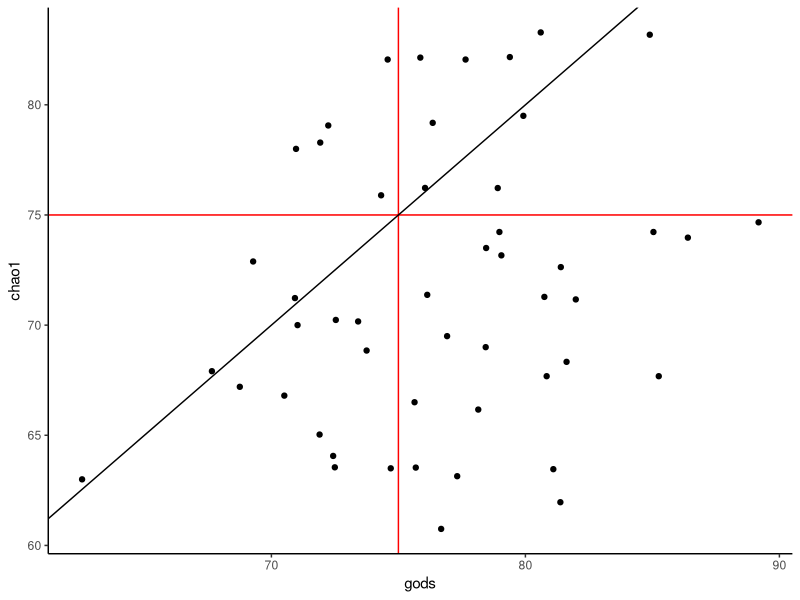
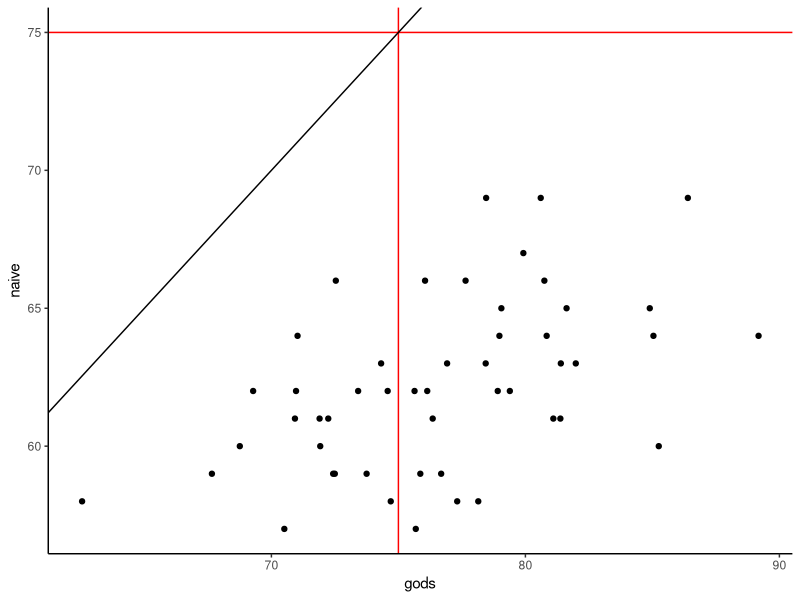
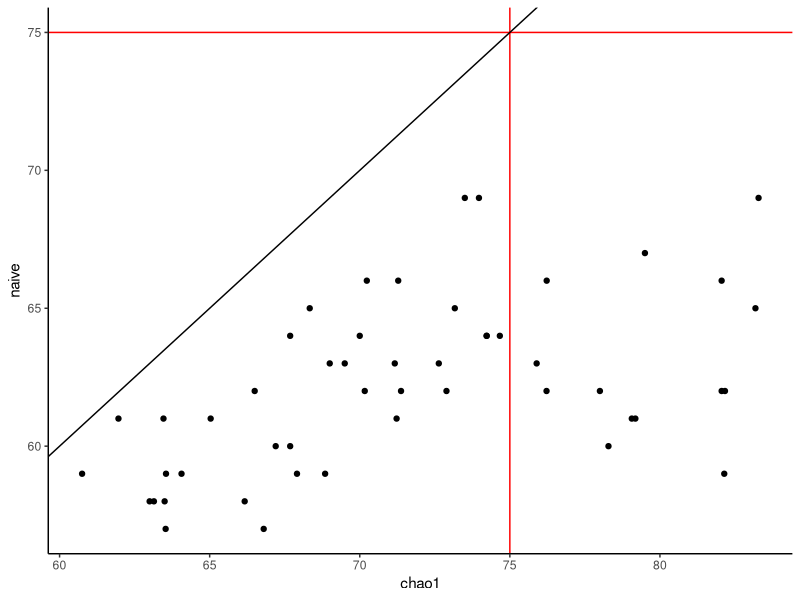
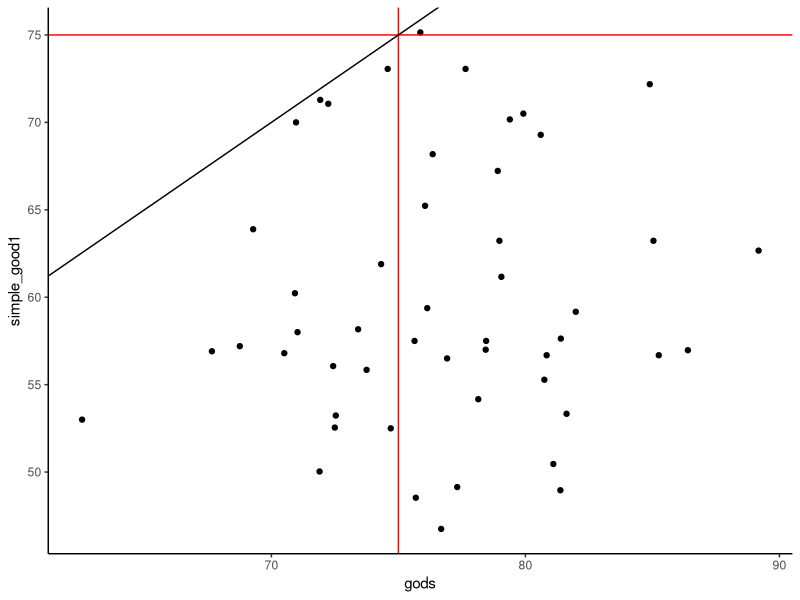
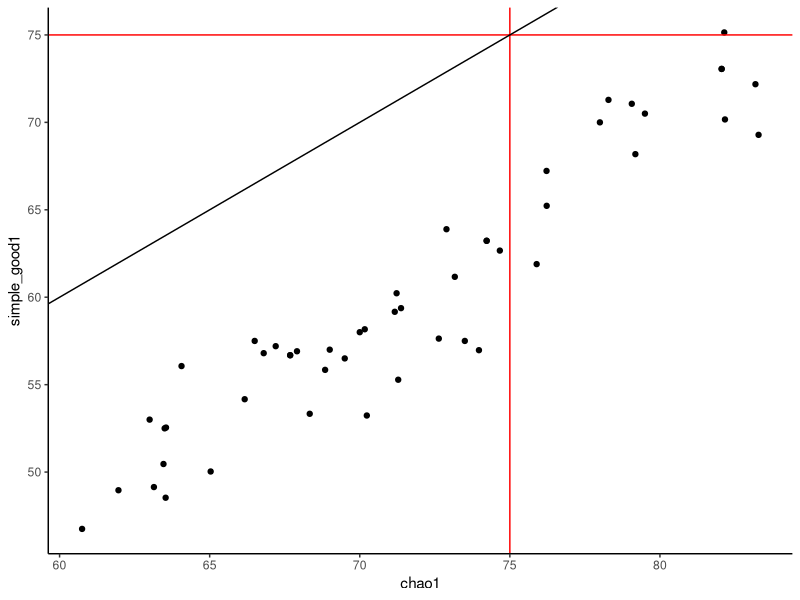

Source code (R) for these figures, in order:
# script to test god's unbiased rarity estimator on simluated community data

#a couple useful diversity estimators

library(tidyverse)

#Now make GUE (God's Unbiased Estimator)
GUE<-function(freqs, true_p,l){
    ifelse((l==0),
           exp(sum(freqs*log(1/true_p))/sum(freqs)),
           (sum(freqs*(1/true_p)^l))^(1/l)
    )
}


#Chao1, with her own weird thing for no doubletons
c1<-function(x){sum(x>0)+ifelse(
    sum(x==2)>0,
    sum(x==1)^2/(sum(x==2)*2),
    sum(x==1)*(sum(x==1)-1)/2)}

#Good-Turing 1 chao-type estimator
GT1<-function(x){c1(x)-(sum(x==2))}

#Unsmoothed Good-Turing rarity estimator; problems with infinitiy

# GT2<-function(x){
#     f_tab<-map_dfr(1:max(x), function(y){return(data.frame(abun=y, f=sum(x==y)))})
#     sum(!is.na(map_dfr(1:max(x), function(z){
#     #1/(r+1/sum(n_i)*n_(r+1)/n_r)
#         return(data.frame(f_tab[z,"f"]*f_tab[z,"abun"]/((z+1)/sum(f_tab$f)*max(f_tab[z+1,"f"],0)/f_tab[z,"f"])))
#     }))/sum(x))
# }

#do reps times to test bias, store to a list
reps<-50
#number of true species
S<-75
#number of individuals in sample
N<-300
l<-1

out<-map_dfr(1:reps, function(x){
#make a lognormal SAD with S species

a<-exp(rnorm(S))
true_p=a/sum(a)

#Sample N from it to get observations

obs_namelist<-sample(1:S, size=N, replace=T, prob=a)
freqs<-unlist(lapply(1:S, function(x){length(which(obs_namelist==x))}))


true<-GUE(true_p, true_p, l)
gods<-GUE(freqs/sum(freqs), true_p, l)   
naive<-GUE((freqs/sum(freqs))[freqs/sum(freqs)!=0],(freqs/sum(freqs))[freqs/sum(freqs)!=0],l) # equals sum(freqs>0) for richness
chao1<-c1(freqs)
simple_good1<-GT1(freqs)
# good_plugin<-GT2(freqs)



return(data.frame(true, gods, naive, chao1, simple_good1, l, N))
})


plot_ests<-function(df, e1, e2){(df %>% ggplot(aes(x=get(e1), y=get(e2)))
    +geom_point()
    +labs(x=e1, y=e2)
    +geom_hline(yintercept=S, color="red")
    +geom_vline(xintercept=S, color="red")
	 +geom_abline()
    +theme_classic())
}

plot_ests(out, "gods", "chao1")
plot_ests(out, "gods", "naive")
plot_ests(out, "chao1", "naive")
plot_ests(out, "gods", "simple_good1")
plot_ests(out, "chao1", "simple_good1")
# plot_ests(out, "gods", "good_plugin")
# plot_ests(out, "good_plugin", "naive")
